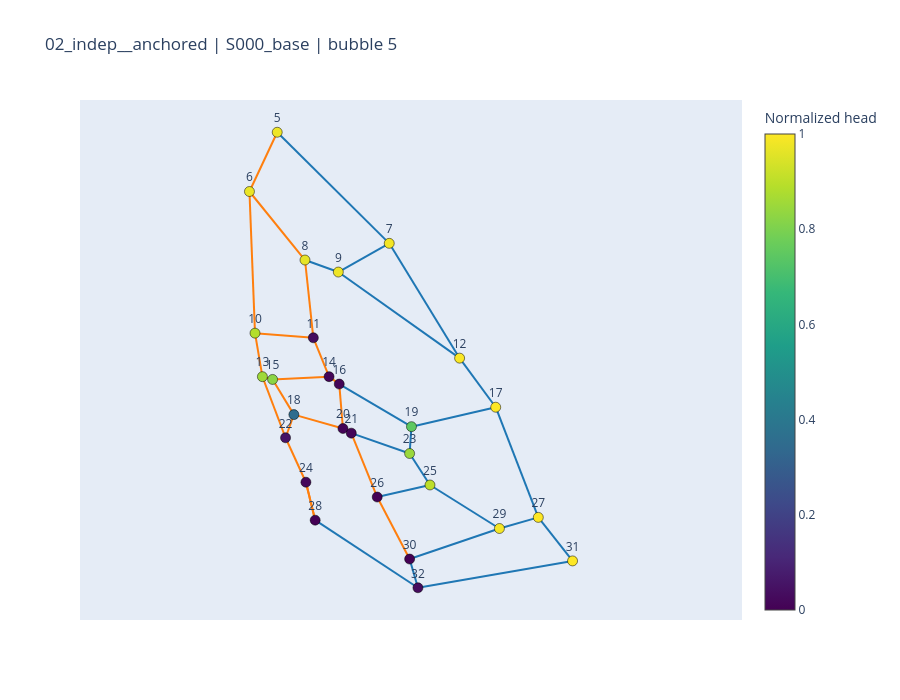

Notebook source saved alongside this figure:
### Code cell
from shapely import wkt

node_positions = {}
for row in selected_nodes.itertuples(index=False):
    point = wkt.loads(row.geometry)
    node_positions[int(row.node_id)] = (point.x, point.y)

fig = go.Figure()
for row in selected_edges.itertuples(index=False):
    u, v = int(row.u), int(row.v)
    if u not in node_positions or v not in node_positions:
        continue
    x0, y0 = node_positions[u]
    x1, y1 = node_positions[v]
    color = '#1f77b4' if row.q_unit >= 0 else '#ff7f0e'
    hover = (
        f'link {row.edge_id}<br>{u} → {v}<br>K_e={row.K_e:.4g}'
        f'<br>q_unit={row.q_unit:.4g}<br>dh={row.dh:.4g}<br>w={row.w:.2f} m<br>L={row.L:.2f} m'
    )
    fig.add_trace(go.Scatter(
        x=[x0, x1], y=[y0, y1], mode='lines', line=dict(color=color, width=2),
        hovertemplate=hover + '<extra></extra>', showlegend=False,
    ))

node_hover = [
    f'node {int(row.node_id)}<br>head={row.head_norm:.6g}<br>residual={row.continuity_residual}'
    for row in selected_nodes.itertuples(index=False)
]
fig.add_trace(go.Scatter(
    x=[node_positions[int(node_id)][0] for node_id in selected_nodes['node_id']],
    y=[node_positions[int(node_id)][1] for node_id in selected_nodes['node_id']],
    mode='markers+text',
    text=selected_nodes['node_id'].astype(int).astype(str),
    textposition='top center',
    marker=dict(
        size=10, color=selected_nodes['head_norm'], colorscale='Viridis', showscale=True,
        colorbar=dict(title='Normalized head'), line=dict(color='black', width=0.5),
    ),
    hovertext=node_hover, hovertemplate='%{hovertext}<extra></extra>', showlegend=False,
))
fig.update_layout(
    title=f'{SELECTED_EXPERIMENT} | {SELECTED_STATE_ID} | bubble {SELECTED_BUBBLE_ID}',
    xaxis=dict(visible=False, scaleanchor='y'), yaxis=dict(visible=False),
    height=700,
)
fig.show()

### Figure 1 — Plotly figure (JSON) as saved in the notebook; plotly's stock layout.template omitted (floating-point values rounded to 4 significant figures)
{"data": [{"hovertemplate": "link 7<br>6 → 5<br>K_e=1.72e-09<br>q_unit=-1571<br>dh=-0.004244<br>w=884.29 m<br>L=686.62 m<extra></extra>", "line": {"color": "#ff7f0e", "width": 2}, "mode": "lines", "showlegend": false, "type": "scatter", "x": [679700.0, 679900.0], "y": [5890000.0, 5890000.0]}, {"hovertemplate": "link 8<br>7 → 5<br>K_e=2.958e-09<br>q_unit=1578<br>dh=0.007367<br>w=944.73 m<br>L=1643.33 m<extra></extra>", "line": {"color": "#1f77b4", "width": 2}, "mode": "lines", "showlegend": false, "type": "scatter", "x": [681000.0, 679900.0], "y": [5889000.0, 5890000.0]}, {"hovertemplate": "link 9<br>10 → 6<br>K_e=4.526e-08<br>q_unit=-1385<br>dh=-0.08682<br>w=537.74 m<br>L=1502.15 m<extra></extra>", "line": {"color": "#ff7f0e", "width": 2}, "mode": "lines", "showlegend": false, "type": "scatter", "x": [679700.0, 679700.0], "y": [5888000.0, 5890000.0]}, {"hovertemplate": "link 10<br>8 → 6<br>K_e=2.875e-07<br>q_unit=-176.8<br>dh=-0.008987<br>w=333.10 m<br>L=870.32 m<extra></extra>", "line": {"color": "#ff7f0e", "width": 2}, "mode": "lines", "showlegend": false, "type": "scatter", "x": [680200.0, 679700.0], "y": [5889000.0, 5890000.0]}, {"hovertemplate": "link 11<br>7 → 9<br>K_e=1.138e-07<br>q_unit=250.3<br>dh=0.007129<br>w=370.97 m<br>L=590.29 m<extra></extra>", "line": {"color": "#1f77b4", "width": 2}, "mode": "lines", "showlegend": false, "type": "scatter", "x": [681000.0, 680500.0], "y": [5889000.0, 5889000.0]}, {"hovertemplate": "link 12<br>12 → 7<br>K_e=3.324e-09<br>q_unit=1833<br>dh=0.01117<br>w=894.98 m<br>L=1408.91 m<extra></extra>", "line": {"color": "#1f77b4", "width": 2}, "mode": "lines", "showlegend": false, "type": "scatter", "x": [681700.0, 681000.0], "y": [5888000.0, 5889000.0]}, {"hovertemplate": "link 13<br>9 → 8<br>K_e=2.033e-07<br>q_unit=257.4<br>dh=0.01347<br>w=299.26 m<br>L=360.09 m<extra></extra>", "line": {"color": "#1f77b4", "width": 2}, "mode": "lines", "showlegend": false, "type": "scatter", "x": [680500.0, 680200.0], "y": [5889000.0, 5889000.0]}, {"hovertemplate": "link 14<br>11 → 8<br>K_e=5.246e-06<br>q_unit=-421.4<br>dh=-0.9317<br>w=183.21 m<br>L=799.37 m<extra></extra>", "line": {"color": "#ff7f0e", "width": 2}, "mode": "lines", "showlegend": false, "type": "scatter", "x": [680300.0, 680200.0], "y": [5888000.0, 5889000.0]}, {"hovertemplate": "link 15<br>12 → 9<br>K_e=8.283e-05<br>q_unit=14.86<br>dh=0.0183<br>w=125.73 m<br>L=1921.15 m<extra></extra>", "line": {"color": "#1f77b4", "width": 2}, "mode": "lines", "showlegend": false, "type": "scatter", "x": [681700.0, 680500.0], "y": [5888000.0, 5889000.0]}, {"hovertemplate": "link 16<br>11 → 10<br>K_e=3.968e-06<br>q_unit=-463.9<br>dh=-0.8539<br>w=183.07 m<br>L=602.23 m<extra></extra>", "line": {"color": "#ff7f0e", "width": 2}, "mode": "lines", "showlegend": false, "type": "scatter", "x": [680300.0, 679700.0], "y": [5888000.0, 5888000.0]}, {"hovertemplate": "link 17<br>13 → 10<br>K_e=4.02e-08<br>q_unit=-885.4<br>dh=-0.03152<br>w=430.30 m<br>L=437.78 m<extra></extra>", "line": {"color": "#ff7f0e", "width": 2}, "mode": "lines", "showlegend": false, "type": "scatter", "x": [679800.0, 679700.0], "y": [5888000.0, 5888000.0]}, {"hovertemplate": "link 18<br>14 → 11<br>K_e=9.022e-08<br>q_unit=-490<br>dh=-0.02166<br>w=365.92 m<br>L=436.91 m<extra></extra>", "line": {"color": "#ff7f0e", "width": 2}, "mode": "lines", "showlegend": false, "type": "scatter", "x": [680400.0, 680300.0], "y": [5888000.0, 5888000.0]}, {"hovertemplate": "link 19<br>17 → 12<br>K_e=6.485e-10<br>q_unit=1850<br>dh=0.002219<br>w=1057.24 m<br>L=632.30 m<extra></extra>", "line": {"color": "#1f77b4", "width": 2}, "mode": "lines", "showlegend": false, "type": "scatter", "x": [682000.0, 681700.0], "y": [5888000.0, 5888000.0]}, {"hovertemplate": "link 20<br>14 → 15<br>K_e=0.0003551<br>q_unit=-47.84<br>dh=-0.8129<br>w=76.06 m<br>L=667.10 m<extra></extra>", "line": {"color": "#ff7f0e", "width": 2}, "mode": "lines", "showlegend": false, "type": "scatter", "x": [680400.0, 679900.0], "y": [5888000.0, 5888000.0]}, {"hovertemplate": "link 21<br>22 → 13<br>K_e=8.352e-05<br>q_unit=-98.08<br>dh=-0.8035<br>w=106.30 m<br>L=836.65 m<extra></extra>", "line": {"color": "#ff7f0e", "width": 2}, "mode": "lines", "showlegend": false, "type": "scatter", "x": [680000.0, 679800.0], "y": [5887000.0, 5888000.0]}, {"hovertemplate": "link 22<br>15 → 13<br>K_e=5.638e-08<br>q_unit=-743.4<br>dh=-0.03116<br>w=303.14 m<br>L=106.52 m<extra></extra>", "line": {"color": "#ff7f0e", "width": 2}, "mode": "lines", "showlegend": false, "type": "scatter", "x": [679900.0, 679800.0], "y": [5888000.0, 5888000.0]}, {"hovertemplate": "link 23<br>16 → 14<br>K_e=1.346e-08<br>q_unit=-127.9<br>dh=-0.0002203<br>w=416.51 m<br>L=124.54 m<extra></extra>", "line": {"color": "#ff7f0e", "width": 2}, "mode": "lines", "showlegend": false, "type": "scatter", "x": [680500.0, 680400.0], "y": [5888000.0, 5888000.0]}, {"hovertemplate": "link 24<br>18 → 15<br>K_e=1.136e-06<br>q_unit=-642.2<br>dh=-0.4686<br>w=218.06 m<br>L=413.54 m<extra></extra>", "line": {"color": "#ff7f0e", "width": 2}, "mode": "lines", "showlegend": false, "type": "scatter", "x": [680100.0, 679900.0], "y": [5888000.0, 5888000.0]}, {"hovertemplate": "link 25<br>19 → 16<br>K_e=7.415e-06<br>q_unit=315.5<br>dh=0.7382<br>w=175.64 m<br>L=914.96 m<extra></extra>", "line": {"color": "#1f77b4", "width": 2}, "mode": "lines", "showlegend": false, "type": "scatter", "x": [681200.0, 680500.0], "y": [5887000.0, 5888000.0]}, {"hovertemplate": "link 26<br>20 → 16<br>K_e=6.74e-08<br>q_unit=-33.06<br>dh=-7.366e-05<br>w=387.04 m<br>L=432.07 m<extra></extra>", "line": {"color": "#ff7f0e", "width": 2}, "mode": "lines", "showlegend": false, "type": "scatter", "x": [680600.0, 680500.0], "y": [5887000.0, 5888000.0]}, {"hovertemplate": "link 27<br>17 → 19<br>K_e=0.001209<br>q_unit=14.36<br>dh=0.2494<br>w=65.46 m<br>L=1073.18 m<extra></extra>", "line": {"color": "#1f77b4", "width": 2}, "mode": "lines", "showlegend": false, "type": "scatter", "x": [682000.0, 681200.0], "y": [5888000.0, 5887000.0]}, {"hovertemplate": "link 28<br>27 → 17<br>K_e=5.1e-10<br>q_unit=1865<br>dh=0.001773<br>w=1263.33 m<br>L=1211.41 m<extra></extra>", "line": {"color": "#1f77b4", "width": 2}, "mode": "lines", "showlegend": false, "type": "scatter", "x": [682400.0, 682000.0], "y": [5887000.0, 5888000.0]}, {"hovertemplate": "link 29<br>20 → 18<br>K_e=2.438e-06<br>q_unit=-376<br>dh=-0.3446<br>w=196.15 m<br>L=522.43 m<extra></extra>", "line": {"color": "#ff7f0e", "width": 2}, "mode": "lines", "showlegend": false, "type": "scatter", "x": [680600.0, 680100.0], "y": [5887000.0, 5888000.0]}, {"hovertemplate": "link 30<br>22 → 18<br>K_e=7.61e-05<br>q_unit=-63.18<br>dh=-0.3037<br>w=85.53 m<br>L=257.17 m<extra></extra>", "line": {"color": "#ff7f0e", "width": 2}, "mode": "lines", "showlegend": false, "type": "scatter", "x": [680000.0, 680100.0], "y": [5887000.0, 5888000.0]}, {"hovertemplate": "link 31<br>23 → 19<br>K_e=6.464e-07<br>q_unit=389.1<br>dh=0.09789<br>w=223.61 m<br>L=266.75 m<extra></extra>", "line": {"color": "#1f77b4", "width": 2}, "mode": "lines", "showlegend": false, "type": "scatter", "x": [681200.0, 681200.0], "y": [5887000.0, 5887000.0]}, {"hovertemplate": "link 32<br>21 → 20<br>K_e=4.735e-09<br>q_unit=2.401<br>dh=2.73e-08<br>w=487.60 m<br>L=96.33 m<extra></extra>", "line": {"color": "#1f77b4", "width": 2}, "mode": "lines", "showlegend": false, "type": "scatter", "x": [680600.0, 680600.0], "y": [5887000.0, 5887000.0]}, {"hovertemplate": "link 33<br>23 → 21<br>K_e=3.141e-06<br>q_unit=516<br>dh=0.8362<br>w=193.72 m<br>L=632.56 m<extra></extra>", "line": {"color": "#1f77b4", "width": 2}, "mode": "lines", "showlegend": false, "type": "scatter", "x": [681200.0, 680600.0], "y": [5887000.0, 5887000.0]}, {"hovertemplate": "link 34<br>26 → 21<br>K_e=8.991e-07<br>q_unit=-102.5<br>dh=-0.009439<br>w=255.22 m<br>L=718.69 m<extra></extra>", "line": {"color": "#ff7f0e", "width": 2}, "mode": "lines", "showlegend": false, "type": "scatter", "x": [680900.0, 680600.0], "y": [5887000.0, 5887000.0]}, {"hovertemplate": "link 35<br>24 → 22<br>K_e=4.803e-06<br>q_unit=-80.51<br>dh=-0.03114<br>w=169.56 m<br>L=496.94 m<extra></extra>", "line": {"color": "#ff7f0e", "width": 2}, "mode": "lines", "showlegend": false, "type": "scatter", "x": [680200.0, 680000.0], "y": [5887000.0, 5887000.0]}, {"hovertemplate": "link 36<br>25 → 23<br>K_e=5.931e-08<br>q_unit=959.3<br>dh=0.05458<br>w=388.08 m<br>L=385.32 m<extra></extra>", "line": {"color": "#1f77b4", "width": 2}, "mode": "lines", "showlegend": false, "type": "scatter", "x": [681400.0, 681200.0], "y": [5887000.0, 5887000.0]}, {"hovertemplate": "link 37<br>28 → 24<br>K_e=0.003716<br>q_unit=-2.312<br>dh=-0.01987<br>w=44.35 m<br>L=470.84 m<extra></extra>", "line": {"color": "#ff7f0e", "width": 2}, "mode": "lines", "showlegend": false, "type": "scatter", "x": [680300.0, 680200.0], "y": [5887000.0, 5887000.0]}, {"hovertemplate": "link 38<br>28 → 24<br>K_e=0.0007457<br>q_unit=-5.162<br>dh=-0.01987<br>w=59.34 m<br>L=405.09 m<extra></extra>", "line": {"color": "#ff7f0e", "width": 2}, "mode": "lines", "showlegend": false, "type": "scatter", "x": [680300.0, 680200.0], "y": [5887000.0, 5887000.0]}, {"hovertemplate": "link 39<br>25 → 26<br>K_e=0.0001767<br>q_unit=71.37<br>dh=0.9002<br>w=85.42 m<br>L=593.27 m<extra></extra>", "line": {"color": "#1f77b4", "width": 2}, "mode": "lines", "showlegend": false, "type": "scatter", "x": [681400.0, 680900.0], "y": [5887000.0, 5887000.0]}, {"hovertemplate": "link 40<br>29 → 25<br>K_e=7.513e-08<br>q_unit=1065<br>dh=0.08515<br>w=431.24 m<br>L=827.07 m<extra></extra>", "line": {"color": "#1f77b4", "width": 2}, "mode": "lines", "showlegend": false, "type": "scatter", "x": [682000.0, 681400.0], "y": [5887000.0, 5887000.0]}, {"hovertemplate": "link 41<br>30 → 26<br>K_e=5.531e-06<br>q_unit=-11.4<br>dh=-0.000719<br>w=176.99 m<br>L=709.12 m<extra></extra>", "line": {"color": "#ff7f0e", "width": 2}, "mode": "lines", "showlegend": false, "type": "scatter", "x": [681200.0, 680900.0], "y": [5886000.0, 5887000.0]}, {"hovertemplate": "link 42<br>27 → 29<br>K_e=1.074e-08<br>q_unit=1122<br>dh=0.01353<br>w=562.04 m<br>L=444.74 m<extra></extra>", "line": {"color": "#1f77b4", "width": 2}, "mode": "lines", "showlegend": false, "type": "scatter", "x": [682400.0, 682000.0], "y": [5887000.0, 5887000.0]}, {"hovertemplate": "link 43<br>31 → 27<br>K_e=4.389e-11<br>q_unit=2987<br>dh=0.0003917<br>w=1776.25 m<br>L=572.88 m<extra></extra>", "line": {"color": "#1f77b4", "width": 2}, "mode": "lines", "showlegend": false, "type": "scatter", "x": [682700.0, 682400.0], "y": [5886000.0, 5887000.0]}, {"hovertemplate": "link 44<br>32 → 28<br>K_e=8.227e-05<br>q_unit=19.3<br>dh=0.03066<br>w=116.58 m<br>L=1307.49 m<extra></extra>", "line": {"color": "#1f77b4", "width": 2}, "mode": "lines", "showlegend": false, "type": "scatter", "x": [681300.0, 680300.0], "y": [5886000.0, 5887000.0]}, {"hovertemplate": "link 45<br>29 → 30<br>K_e=0.0003482<br>q_unit=53.22<br>dh=0.9861<br>w=83.76 m<br>L=1059.63 m<extra></extra>", "line": {"color": "#1f77b4", "width": 2}, "mode": "lines", "showlegend": false, "type": "scatter", "x": [682000.0, 681200.0], "y": [5887000.0, 5886000.0]}, {"hovertemplate": "link 46<br>32 → 30<br>K_e=0.0001087<br>q_unit=16.8<br>dh=0.03066<br>w=82.26 m<br>L=302.17 m<extra></extra>", "line": {"color": "#1f77b4", "width": 2}, "mode": "lines", "showlegend": false, "type": "scatter", "x": [681300.0, 681200.0], "y": [5886000.0, 5886000.0]}, {"hovertemplate": "link 48<br>31 → 32<br>K_e=0.0003903<br>q_unit=49.83<br>dh=0.9693<br>w=91.55 m<br>L=1853.14 m<extra></extra>", "line": {"color": "#1f77b4", "width": 2}, "mode": "lines", "showlegend": false, "type": "scatter", "x": [682700.0, 681300.0], "y": [5886000.0, 5886000.0]}, {"hovertemplate": "%{hovertext}<extra></extra>", "hovertext": ["node 5<br>head=0.977076<br>residual=-7.446777470971256", "node 6<br>head=0.972832<br>residual=-8.815986192995979", "node 7<br>head=0.984443<br>residual=-5.081116785345841", "node 8<br>head=0.963845<br>residual=-12.79449165193614", "node 9<br>head=0.977314<br>residual=-7.704838076737928", "node 10<br>head=0.886015<br>residual=-35.67556391781818", "node 11<br>head=0.032112<br>residual=-395.37377170369774", "node 12<br>head=0.995616<br>residual=-1.4315041761960856", "node 13<br>head=0.854498<br>residual=-43.89668263302735", "node 14<br>head=0.0104518<br>residual=-409.86648288020854", "node 15<br>head=0.823338<br>residual=-53.386225525965415", "node 16<br>head=0.0102315<br>residual=-410.4110604276452", "node 17<br>head=0.997835<br>residual=-0.7070776386392161", "node 18<br>head=0.354714<br>residual=-203.06178495816505", "node 19<br>head=0.74846<br>residual=-87.98542693168838", "node 20<br>head=0.0101578<br>residual=-411.41349533794425", "node 21<br>head=0.0101578<br>residual=-411.0869356237624", "node 22<br>head=0.0510015<br>residual=-80.748020566212", "node 23<br>head=0.846346<br>residual=-54.22702678862822", "node 24<br>head=0.0198665<br>residual=-73.03581989802926", "node 25<br>head=0.900926<br>residual=-33.915968750060955", "node 26<br>head=0.000718963<br>residual=-162.43458872192264", "node 27<br>head=0.999608<br>residual=-0.1279563763091573", "node 28<br>head=4.42007e-08<br>residual=-26.778851172742797", "node 29<br>head=0.986075<br>residual=-4.551912628521222", "node 30<br>head=0<br>residual=nan", "node 31<br>head=1<br>residual=nan", "node 32<br>head=0.0306611<br>residual=-13.730106544879568"], "marker": {"color": [0.9771, 0.9728, 0.9844, 0.9638, 0.9773, 0.886, 0.03211, 0.9956, 0.8545, 0.01045, 0.8233, 0.01023, 0.9978, 0.3547, 0.7485, 0.01016, 0.01016, 0.051, 0.8463, 0.01987, 0.9009, 0.000719, 0.9996, 4.42e-08, 0.9861, 0.0, 1.0, 0.03066], "colorbar": {"title": {"text": "Normalized head"}}, "colorscale": [[0, "#440154"], [0.1111, "#482878"], [0.2222, "#3e4989"], [0.3333, "#31688e"], [0.4444, "#26828e"], [0.5556, "#1f9e89"], [0.6667, "#35b779"], [0.7778, "#6ece58"], [0.8889, "#b5de2b"], [1, "#fde725"]], "line": {"color": "black", "width": 0.5}, "showscale": true, "size": 10}, "mode": "markers+text", "showlegend": false, "text": ["5", "6", "7", "8", "9", "10", "11", "12", "13", "14", "15", "16", "17", "18", "19", "20", "21", "22", "23", "24", "25", "26", "27", "28", "29", "30", "31", "32"], "textposition": "top center", "type": "scatter", "x": [679900.0, 679700.0, 681000.0, 680200.0, 680500.0, 679700.0, 680300.0, 681700.0, 679800.0, 680400.0, 679900.0, 680500.0, 682000.0, 680100.0, 681200.0, 680600.0, 680600.0, 680000.0, 681200.0, 680200.0, 681400.0, 680900.0, 682400.0, 680300.0, 682000.0, 681200.0, 682700.0, 681300.0], "y": [5890000.0, 5890000.0, 5889000.0, 5889000.0, 5889000.0, 5888000.0, 5888000.0, 5888000.0, 5888000.0, 5888000.0, 5888000.0, 5888000.0, 5888000.0, 5888000.0, 5887000.0, 5887000.0, 5887000.0, 5887000.0, 5887000.0, 5887000.0, 5887000.0, 5887000.0, 5887000.0, 5887000.0, 5887000.0, 5886000.0, 5886000.0, 5886000.0]}], "layout": {"height": 700, "title": {"text": "02_indep__anchored | S000_base | bubble 5"}, "xaxis": {"scaleanchor": "y", "visible": false}, "yaxis": {"visible": false}}}
